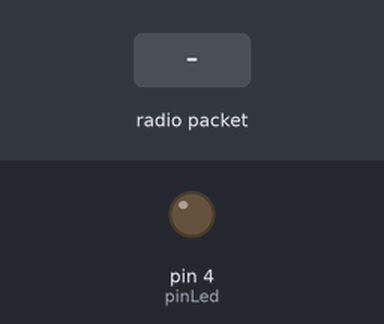
Bench run of a sketch on a simulated Arduino Uno, built with avr-gcc and run on an emulated ATmega328P. Parts: output pins drawn as LEDs (lit = HIGH). The test bench sets the inputs (shaded band). No radio packets arrive unless stated.

Above: at 1.2 s.
1.3 s: radio packet "led" arrives
At 2.2 s:
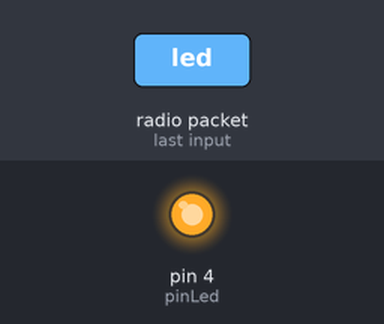
Timing chart, 0 to 4.3 s (numbered marks = the images above; inputs shaded):
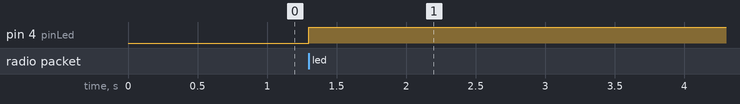

The sketch:

using_receiver.ino
```cpp
#include <RH_ASK.h>
#include <SPI.h>

RH_ASK driver; //This wil create the driver to communicate.

const int pinLed = 4;
String str = "";
int statusLed = 0;

void setup() {
  driver.init();
  pinMode(pinLed, OUTPUT);
  digitalWrite(pinLed, LOW);
}

void loop() {
  uint8_t buf[RH_ASK_MAX_MESSAGE_LEN];
  uint8_t buflen = sizeof(buf);

  if(driver.recv(buf, &buflen)){
    str = "";
    int i;

    for(int i = 0; i < buflen; i++){
      str += (char)buf[i];
    }
    if((str.equals("led") && (statusLed ==0 ))){
      statusLed = 1;
      digitalWrite(pinLed, HIGH);
    }else{
      if((str.equals("led") && (statusLed == 1))){
        statusLed = 0;
        digitalWrite(pinLed, LOW);
      }
    }
  }
}
```

Measured:
- after the input at 1.3 s, pin 4 (pinLed): LOW → HIGH at once
